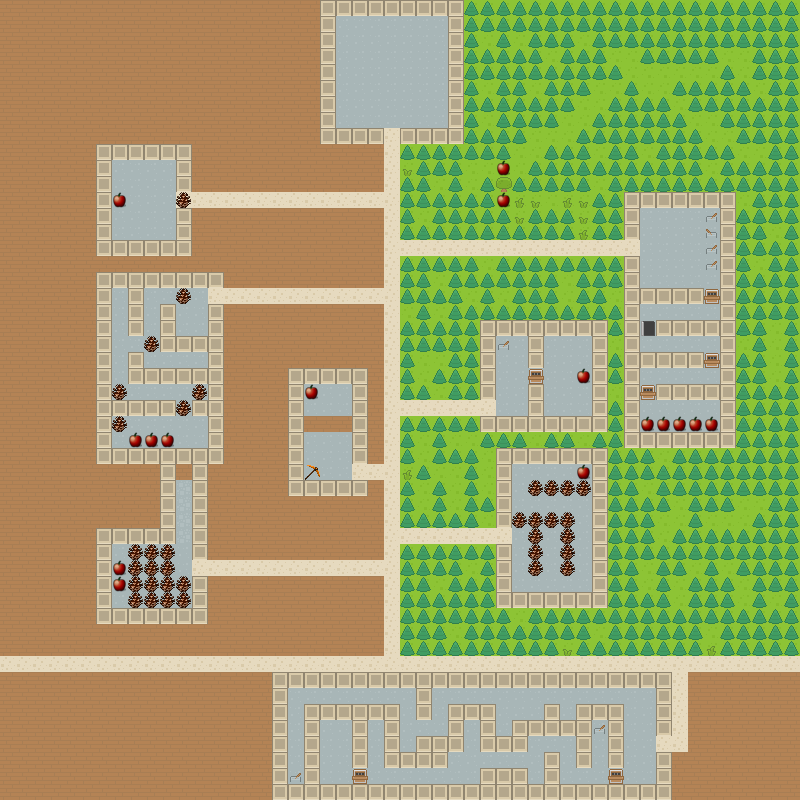

The image is a tile-based game level rendered from a .tmx file. Its description and source (layers, tilesets, objects; grid data summarised) follow:
An orthogonal 50x50 tile map with 16x16 px tiles, 7 tile layers (Background, OnBackground, Path, OnGroundInteractable, ...), 2 tilesets and 1 object (Avatar).

<map version="1.0" orientation="orthogonal" renderorder="right-down" width="50" height="50" tilewidth="16" tileheight="16" nextobjectid="51">
 <tileset firstgid="1" name="summer" tilewidth="16" tileheight="16" spacing="1" tilecount="540" columns="15">
  <image source="roguelike_selection_summer.png" trans="ff00ff" width="256" height="1024" />
 </tileset>
 <tileset firstgid="541" name="winter" tilewidth="16" tileheight="16" spacing="1" tilecount="540" columns="15">
  <image source="roguelike_selection_winter.png" trans="ff00ff" width="256" height="1024" />
 </tileset>
 <layer name="Background" width="50" height="50">
  <data>[2500 cells, 2500 non-empty, 2 distinct tile ids]</data>
 </layer>
 <layer name="OnBackground" width="50" height="50">
  <data>[2500 cells, 11 non-empty, 2 distinct tile ids]</data>
 </layer>
 <layer name="Path" width="50" height="50">
  <data>[2500 cells, 160 non-empty, 2 distinct tile ids]</data>
 </layer>
 <layer name="OnGroundInteractable" width="50" height="50">
  <data>[2500 cells, 0 non-empty, 0 distinct tile ids]</data>
 </layer>
 <layer name="ObstacleInteractable" width="50" height="50">
  <data>[2500 cells, 66 non-empty, 7 distinct tile ids]</data>
 </layer>
 <layer name="Obstacle" width="50" height="50">
  <data>[2500 cells, 1861 non-empty, 4 distinct tile ids]</data>
 </layer>
 <objectgroup name="Object">
  <object id="16" name="Pingu" type="Avatar" gid="496" x="378" y="48" width="12" height="12" rotation="160">
   <properties>
    <property name="ForwardSpeed" value="0.5" />
   </properties>
  </object>
 </objectgroup>
 <layer name="Foreground" width="50" height="50">
  <data>[2500 cells, 0 non-empty, 0 distinct tile ids]</data>
 </layer>
 <objectgroup name="ForegroundObject" offsetx="0.0416667" offsety="0.0833333" />
</map>
